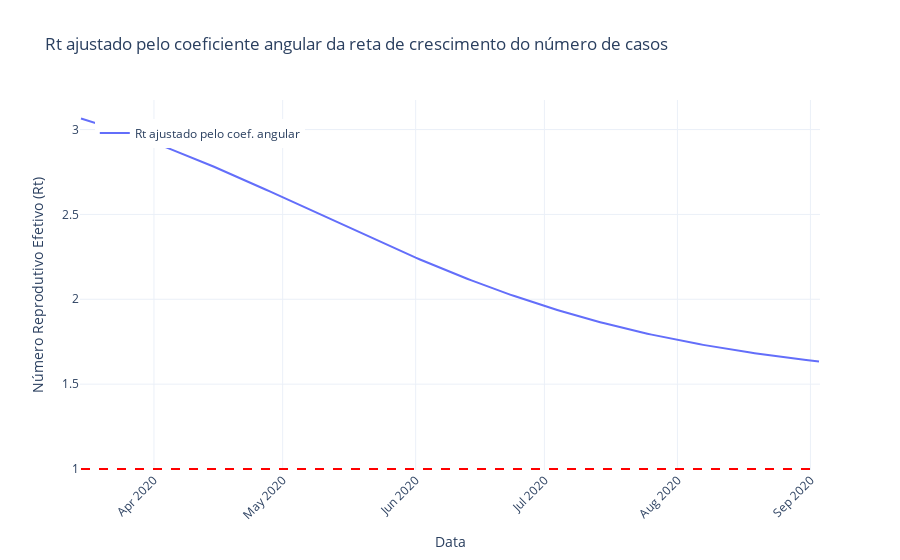

Notebook cell for this chart:
### Markdown cell above
<iframe src="https://g-rodrigues2.github.io/mod_mat_doencas_infecciosas/Atividade_1/Rt_SIR.html" width="1000" height="600"></iframe>

### Code cell
fig = go.Figure()

fig.add_trace(go.Scatter(x=data['Date'], y=Rt_angular, mode='lines', name='Rt ajustado pelo coef. angular'))

fig.add_shape(type='line', x0=data['Date'].iloc[0], y0=1, x1=data['Date'].iloc[-1], y1=1,
              line=dict(color='red', width=2, dash='dash'), name='Limiar (Rt=1)')

fig.update_layout(title='Rt ajustado pelo coeficiente angular da reta de crescimento do número de casos',
                  xaxis_title='Data',
                  yaxis_title='Número Reprodutivo Efetivo (Rt)',
                  xaxis=dict(tickangle=-45),
                  showlegend=True,
                  legend=dict(x=0.02, y=0.95),
                  template='plotly_white')

pio.write_html(fig, 'Rt_coef_ang.html')

fig.show()

### Figure 1 — Plotly figure (JSON) as saved in the notebook; plotly's stock layout.template omitted (floating-point values rounded to 4 significant figures; data arrays with more than 128 entries replaced by an {"elided": "..."} marker saying what was removed)
{"data": [{"mode": "lines", "name": "Rt ajustado pelo coef. angular", "type": "scatter", "x": {"elided": "173 str values"}, "y": {"elided": "173 float values"}}], "layout": {"legend": {"x": 0.02, "y": 0.95}, "shapes": [{"line": {"color": "red", "dash": "dash", "width": 2}, "name": "Limiar (Rt=1)", "type": "line", "x0": "2020-03-15T00:00:00", "x1": "2020-09-03T00:00:00", "y0": 1, "y1": 1}], "showlegend": true, "title": {"text": "Rt ajustado pelo coeficiente angular da reta de crescimento do número de casos"}, "xaxis": {"tickangle": -45, "title": {"text": "Data"}}, "yaxis": {"title": {"text": "Número Reprodutivo Efetivo (Rt)"}}}}
